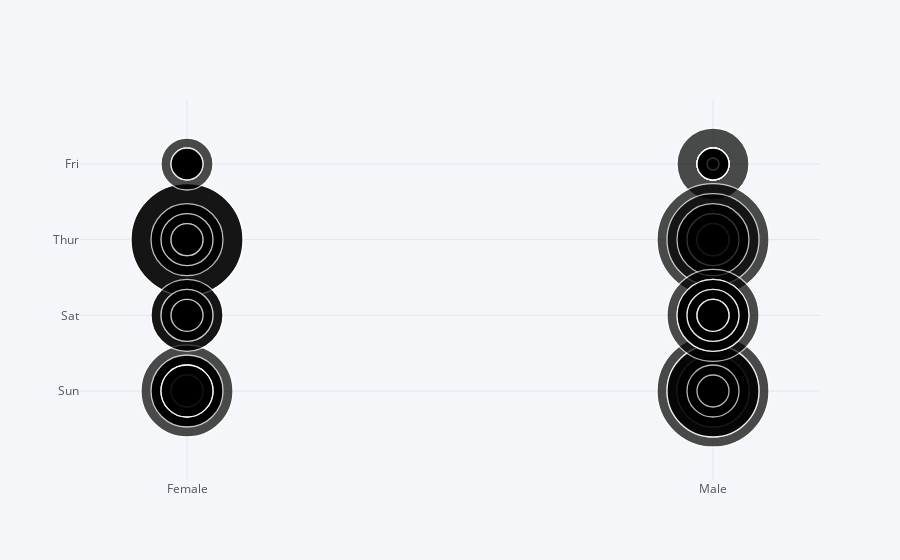

Notebook code for this chart:
### Code cell
main(cat)

### Figure 1 — Plotly figure (JSON) as saved in the notebook; plotly's stock layout.template omitted (floating-point values rounded to 4 significant figures; data arrays with more than 128 entries replaced by an {"elided": "..."} marker saying what was removed)
{"data": [{"marker": {"color": ["rgb(255, 153, 51)", "rgb(55, 128, 191)", "rgb(50, 171, 96)", "rgb(128, 0, 128)", "rgb(219, 64, 82)", "rgb(0, 128, 128)", "rgb(255, 255, 51)", "rgb(128, 128, 0)", "rgb(251, 128, 114)", "rgb(128, 177, 211)"], "line": {"width": 1.3}, "size": {"elided": "244 int values"}, "symbol": "circle"}, "mode": "markers", "text": "", "type": "scatter", "x": {"elided": "244 str values"}, "y": {"elided": "244 str values"}}], "layout": {"legend": {"bgcolor": "#F5F6F9", "font": {"color": "#4D5663"}}, "paper_bgcolor": "#F5F6F9", "plot_bgcolor": "#F5F6F9", "title": {"font": {"color": "#4D5663"}}, "xaxis": {"gridcolor": "#E1E5ED", "showgrid": true, "tickfont": {"color": "#4D5663"}, "title": {"font": {"color": "#4D5663"}, "text": ""}, "zerolinecolor": "#E1E5ED"}, "yaxis": {"gridcolor": "#E1E5ED", "showgrid": true, "tickfont": {"color": "#4D5663"}, "title": {"font": {"color": "#4D5663"}, "text": ""}, "zerolinecolor": "#E1E5ED"}}}
